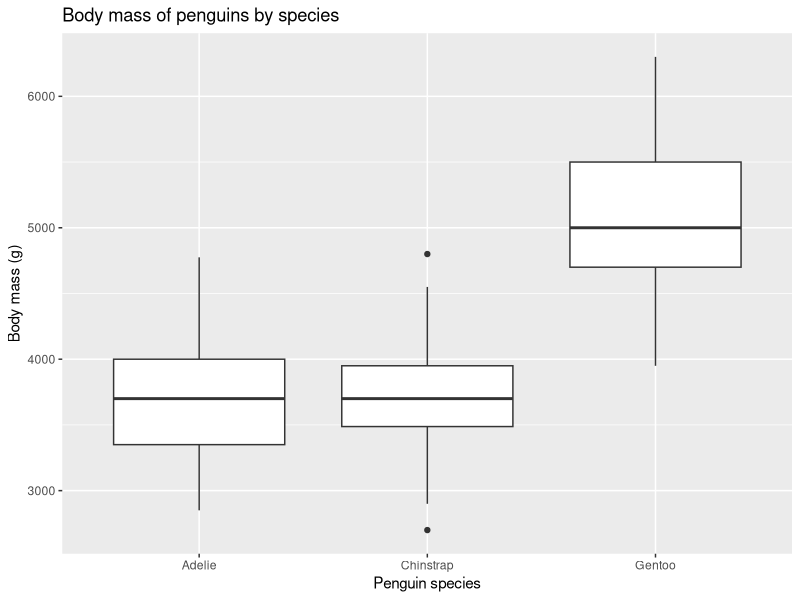
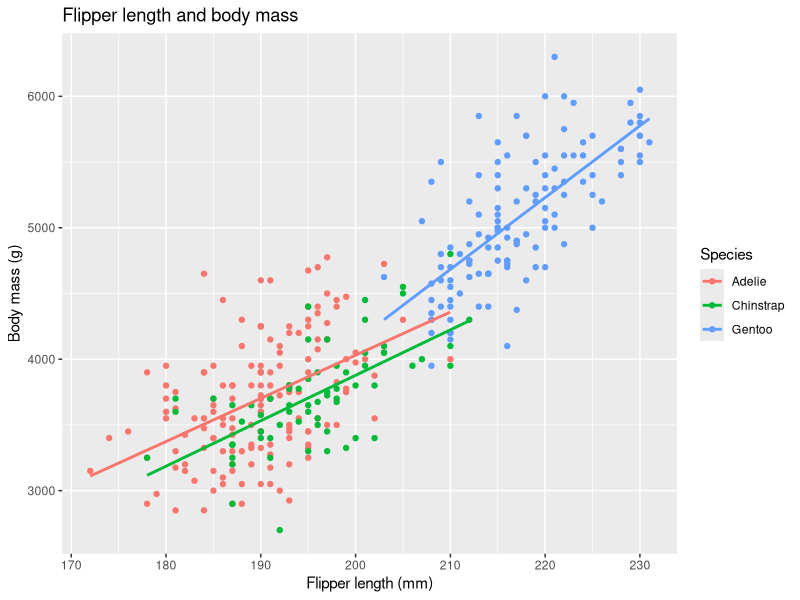

These figures' R source, in order:
## ---- chunk 1
#| message: false
#| warning: false

library(palmerpenguins)
library(dplyr)
library(ggplot2)

penguins <- palmerpenguins::penguins

head(penguins)
## ---- chunk 2
cat("Number of observations:", nrow(penguins), "\n")
cat("Number of variables:", ncol(penguins), "\n")

colSums(is.na(penguins))
## ---- chunk 3
species_summary <- penguins |>
  group_by(species) |>
  summarise(
    n = n(),
    mean_body_mass_g = mean(body_mass_g, na.rm = TRUE),
    mean_flipper_length_mm = mean(flipper_length_mm, na.rm = TRUE)
  )

species_summary
## ---- chunk 4
#| label: fig-penguin-mass
#| fig-cap: "Body mass of penguins by species."

ggplot(
  penguins,
  aes(x = species, y = body_mass_g)
) +
  geom_boxplot() +
  labs(
    title = "Body mass of penguins by species",
    x = "Penguin species",
    y = "Body mass (g)"
  )
## ---- chunk 5
complete_penguins <- penguins |>
  filter(
    !is.na(flipper_length_mm),
    !is.na(body_mass_g)
  )

correlation <- cor(
  complete_penguins$flipper_length_mm,
  complete_penguins$body_mass_g
)

cat("Pearson correlation:", round(correlation, 3), "\n")
## ---- chunk 6
#| label: fig-flipper-mass
#| fig-cap: "Relationship between flipper length and body mass, with separate regression lines by species."

ggplot(
  complete_penguins,
  aes(
    x = flipper_length_mm,
    y = body_mass_g,
    color = species
  )
) +
  geom_point() +
  geom_smooth(
    method = "lm",
    se = FALSE
  ) +
  labs(
    title = "Flipper length and body mass",
    x = "Flipper length (mm)",
    y = "Body mass (g)",
    color = "Species"
  )
